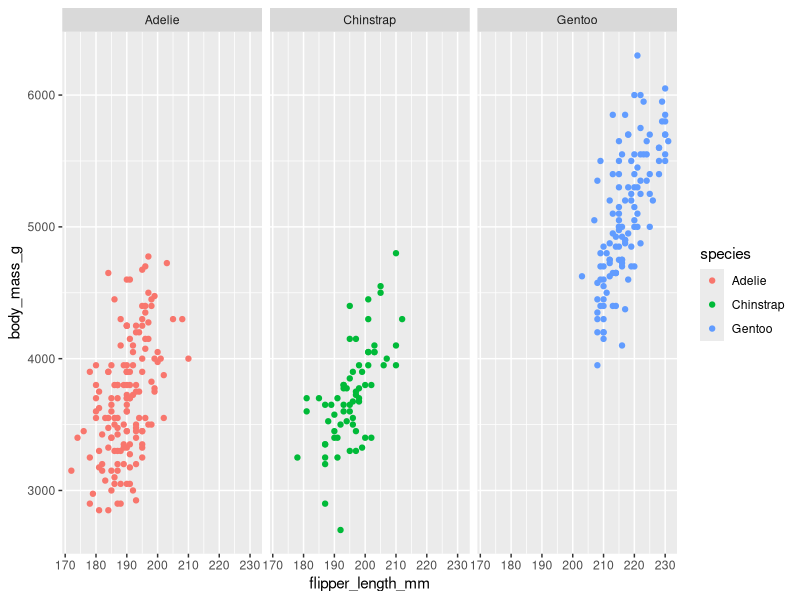
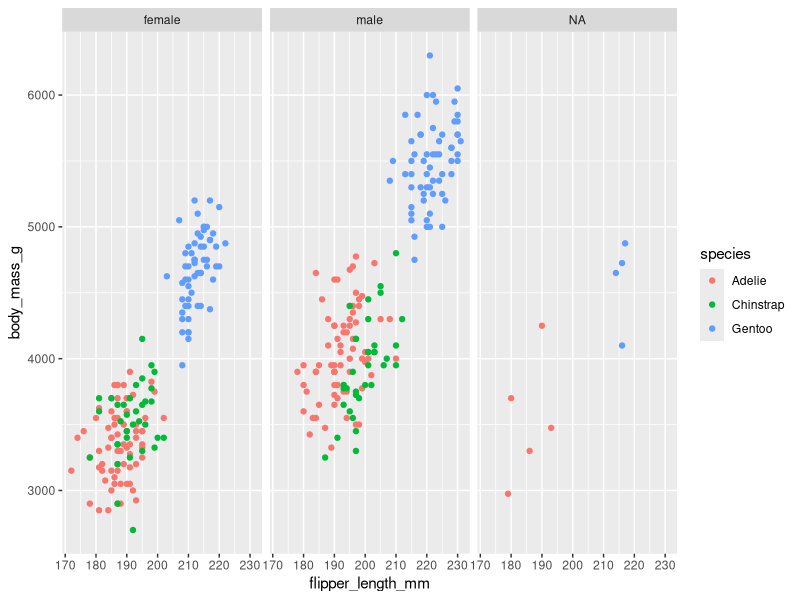
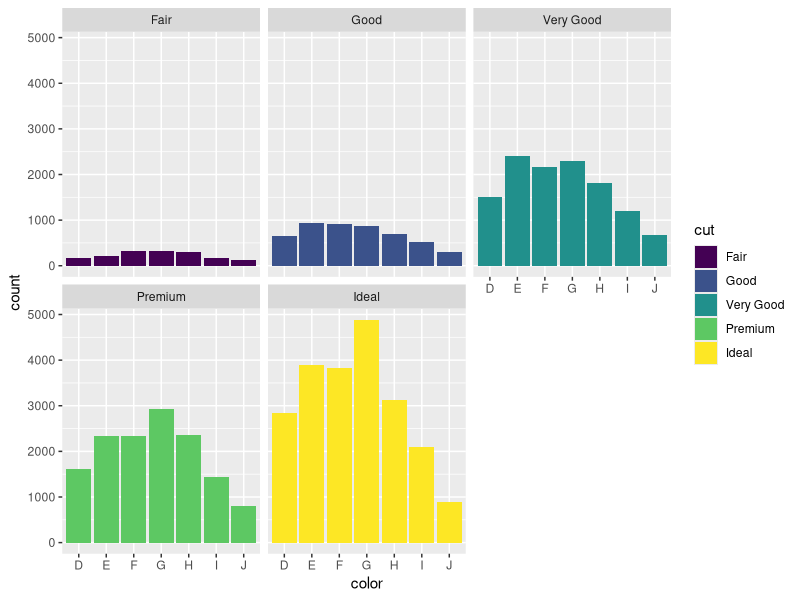

The R script that drew these images, in order: (Note: this script raises an error after producing the figures.)
library(tidyverse)
library(palmerpenguins)

# Load the data
ggplot(data = penguins, aes(x =flipper_length_mm,y=body_mass_g)) +
  geom_point(aes(color=species))+
  facet_wrap(~species)

ggplot(data = penguins, aes(x =flipper_length_mm,y=body_mass_g)) +
  geom_point(aes(color=species))+
  facet_grid(~sex)

ggplot(data = diamonds) +
  geom_bar(mapping = aes(x = color, fill = cut)) +
  facet_wrap(~cut)

library(ggplot2)
ggplot(data = bookings) +
  geom_bar(mapping = aes(x = distribution_channel))
